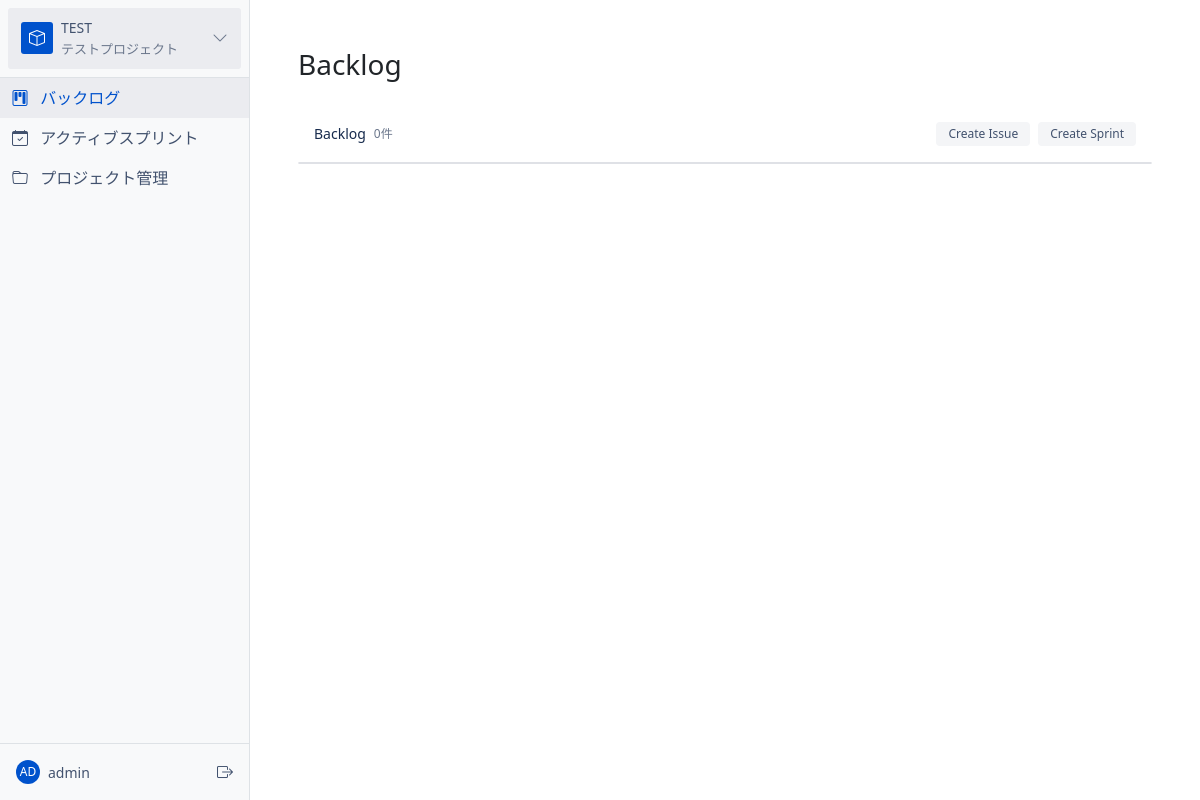
The app's page /backlog/2 (signed in) with its own data.
### app/models/project.py (models this page shows, shortened)
class Project(db.Model):
    __tablename__ = "projects"
    id = db.Column(db.Integer, primary_key=True)
    name = db.Column(db.String(100), nullable=False)
    key = db.Column(db.String(10), unique=True, nullable=False)
    description = db.Column(db.Text)
    status = db.Column(db.String(20), default='active')
    owner_id = db.Column(db.Integer, db.ForeignKey('users.id'), nullable=False)
    created_at = db.Column(db.DateTime, default=lambda: datetime.now(UTC))
    updated_at = db.Column(
        db.DateTime,
        default=lambda: datetime.now(UTC),
        onupdate=lambda: datetime.now(UTC)
    )
    owner = db.relationship('User', backref=db.backref('owned_projects', lazy=True))

### app/models/user.py (models this page shows, shortened)
class User(UserMixin, db.Model):
    __tablename__ = "users"
    id = db.Column(db.Integer, primary_key=True)
    username = db.Column(db.String(64), unique=True, nullable=False)
    email = db.Column(db.String(120), unique=True, nullable=False)
    first_name = db.Column(db.String(64))
    last_name = db.Column(db.String(64))
    avatar_color = db.Column(db.String(7))  # 存储 HEX 颜色代码，如 #FF0000
    password_hash = db.Column(db.String(128))
    is_active = db.Column(db.Boolean, default=True)
    created_at = db.Column(db.DateTime, default=datetime.utcnow)
    last_login = db.Column(db.DateTime)

### app/views/backlog.py (the view)
@bp.route("/backlog")
@bp.route("/backlog/<int:project_id>")
@login_required
def index(project_id=None):
    try:
        logger.info(f"User {current_user.username} accessing backlog page")
        projects = Project.query.all()
        current_project = None
        users = User.query.filter_by(is_active=True).all()
        logger.debug(f"Found {len(users)} active users")
        if project_id:
            current_project = Project.query.get_or_404(project_id)
            logger.info(f"Viewing backlog for project: {current_project.name} (ID: {project_id})")
        elif projects:
            current_project = projects[0]
            logger.info(f"No project specified, defaulting to: {current_project.name} (ID: {current_project.id})")
        sprints = []
        backlog_stories = []
        active_sprint = None
        if current_project:
            active_sprint = Sprint.query.filter_by(
                project_id=current_project.id,
                status='active'
            ).first()
            if active_sprint:
                logger.info(f"Found active sprint: {active_sprint.name} (ID: {active_sprint.id})")
            sprints = Sprint.query.filter_by(
                project_id=current_project.id
            ).order_by(
                Sprint.name.asc()  # Sprint 1, Sprint 2, ... の順
            ).all()
            logger.debug(f"Found {len(sprints)} sprints for project {current_project.name}")
            backlog_stories = Story.query.filter_by(
                project_id=current_project.id,
                sprint_id=None
            ).order_by(Story.priority.desc()).all()
            logger.debug(f"Found {len(backlog_stories)} stories in backlog")
        else:
            logger.info("No projects found")
        return render_template("backlog/index.html",
                             projects=projects,
                             current_project=current_project,
                             sprints=sprints,
                             active_sprint=active_sprint,
                             backlog_stories=backlog_stories,
                             users=users)
    except Exception as e:
        logger.error(f"Error in backlog index view: {str(e)}", exc_info=True)
        return jsonify({'error': str(e)}), 500

### app/models/user.py (called while the page is built)
@login_manager.user_loader
def load_user(id):
    return db.session.get(User, int(id))

### app/templates/backlog/index.html (shortened to what this page needs)
{% extends "base.html" %}
{% block content %}
<div class="d-flex">
    <div class="flex-grow-1 main-content">
        <div class="container-fluid p-4">
            {% if current_project %}
            <div class="row mb-4">
                <div class="col">
                    <h3>Backlog</h3>
                </div>
            </div>
            <div class="backlog-section">
                <div class="backlog-header">
                    <div class="d-flex align-items-center">
                        <span>Backlog</span>
                        <span class="backlog-info ms-2">{{ backlog_stories|length }}件</span>
                    </div>
                    <div class="d-flex gap-2">
                        <button class="btn btn-sprint" data-bs-toggle="modal" data-bs-target="#createStoryModal">
                            Create Issue
                        </button>
                        <button class="btn btn-sprint" data-bs-toggle="modal" data-bs-target="#createSprintModal">
                            Create Sprint
                        </button>
                    </div>
                </div>
                <div class="story-list">
                </div>
            </div>
            {% else %}
            <div class="alert alert-warning">
                プロジェクトが選択されていません
            </div>
            {% endif %}
        </div>
    </div>
</div>
{% endblock %}
{% block extra_css %}
<link rel="stylesheet" href="https://cdn.jsdelivr.net/npm/bootstrap-icons@1.7.2/font/bootstrap-icons.css">
{% endblock %}

### app/templates/base.html (shortened to what this page needs)
<!DOCTYPE html>
<html lang="ja">
<head>
    <link href="https://cdn.jsdelivr.net/npm/bootstrap@5.1.3/dist/css/bootstrap.min.css" rel="stylesheet">
    <link rel="stylesheet" href="https://cdn.jsdelivr.net/npm/bootstrap-icons@1.11.2/font/bootstrap-icons.css">
    {% block extra_css %}{% endblock %}
</head>
<body{% if request.endpoint == 'auth.login' %} class="login-page"{% endif %}>
    <div class="main-container">
        {% if not request.endpoint == 'auth.login' %}
        <div class="sidebar">
            <div class="p-3 border-bottom">
                <div class="project-selector" onclick="toggleProjectDropdown()">
                    {% if current_project %}
                    <div class="current-project">
                        <div class="project-icon">
                            <i class="bi bi-box"></i>
                        </div>
                        <div class="project-info">
                            <div class="project-key">{{ current_project.key }}</div>
                            <div class="project-name">{{ current_project.name }}</div>
                        </div>
                        <i class="bi bi-chevron-down ms-auto"></i>
                    </div>
                    {% endif %}
                </div>
            </div>
            <div class="list-group list-group-flush flex-grow-1">
                <a href="{{ url_for('backlog.index') }}{% if current_project %}/{{ current_project.id }}{% endif %}"
                   class="list-group-item list-group-item-action {% if request.endpoint == 'backlog.index' %}active{% endif %}">
                    <i class="bi bi-kanban"></i> バックログ
                </a>
                <a href="{{ url_for('kanban.index') }}{% if current_project %}/{{ current_project.id }}{% endif %}"
                   class="list-group-item list-group-item-action {% if request.endpoint == 'kanban.index' %}active{% endif %}">
                    <i class="bi bi-calendar-check"></i> アクティブスプリント
                </a>
                <a href="{{ url_for('project.index') }}{% if current_project %}/{{ current_project.id }}{% endif %}"
                   class="list-group-item list-group-item-action {% if request.endpoint == 'project.index' %}active{% endif %}">
                    <i class="bi bi-folder"></i> プロジェクト管理
                </a>
            </div>
            <div class="user-section border-top">
                <div class="user-info p-3">
                    <div class="d-flex align-items-center justify-content-between">
                        {% if current_user.is_authenticated %}
                        <div class="user-info-left">
                            <div class="user-avatar" style="background-color: {{ current_user.avatar_color }}">
                                {% if current_user.username|length >= 2 %}
                                    {{ current_user.username[:2].upper() }}
                                {% else %}
                                    {{ current_user.username[:1].upper() }}
                                {% endif %}
                            </div>
                            <div class="user-name">
                                {{ current_user.username }}
                            </div>
                        </div>
                        <a href="{{ url_for('auth.logout') }}" class="logout-link">
                            <i class="bi bi-box-arrow-right"></i>
                        </a>
                        {% endif %}
                    </div>
                </div>
            </div>
        </div>
        {% endif %}
        <div class="content-area">
            {% block content %}{% endblock %}
        </div>
    </div>
</body>
</html>

### app/templates/base.html (style rules this page uses)
body { height: 100vh; overflow: hidden; }
.main-container { height: 100vh; display: flex; }
.sidebar { width: 250px; height: 100vh; display: flex; flex-direction: column; flex-shrink: 0; background-color: #f8f9fa; border-right: 1px solid #dee2e6; }
.content-area { flex-grow: 1; height: 100vh; overflow-y: auto; padding: 1.5rem; }
.project-selector { cursor: pointer; padding: 8px 12px; border-radius: 3px; border: 1px solid transparent; transition: background-color 0.2s ease; background-color: #ebecf0; }
.current-project { display: flex; align-items: center; gap: 8px; padding: 0; }
.project-icon { width: 32px; height: 32px; display: flex; align-items: center; justify-content: center; background-color: #0052CC; border-radius: 3px; color: white; font-size: 16px; }
.project-info { flex: 1; min-width: 0; }
.project-key { font-size: 14px; font-weight: 500; color: #42526E; margin-bottom: 2px; }
.project-name { font-size: 13px; color: #6B778C; white-space: nowrap; overflow: hidden; text-overflow: ellipsis; }
.p-3.border-bottom { position: relative; z-index: 100; padding: 8px !important; }
.bi-chevron-down { transition: transform 0.2s ease; color: #6B778C; font-size: 16px; margin-left: 8px; }
.list-group-item-action { color: #42526E; background: transparent; border: none; padding: 8px 12px; transition: color 0.2s ease; }
.list-group-item-action.active { color: #0052CC; background-color: #ebecf0; border: none; }
.list-group-item-action i { margin-right: 8px; font-size: 16px; }
.user-section { margin-top: auto; background-color: #f8f9fa; }
.user-info { color: #42526E; padding: 12px 16px; }
.user-info-left { display: flex; align-items: center; }
.user-avatar { width: 32px; height: 32px; border-radius: 50%; background-color: #0052CC; color: white; display: flex; align-items: center; justify-content: center; font-size: 14px; font-weight: 500; }
.user-name { font-size: 14px; font-weight: 500; margin-left: 8px; }
.logout-link { color: #42526E; text-decoration: none; font-size: 16px; }

### app/templates/backlog/index.html (style rules this page uses)
.sprint-header, .backlog-header { padding: 8px 16px; background-color: transparent; }
.story-list { min-height: 2px; padding: 0; border: 1px solid #dfe1e6; border-radius: 3px; background-color: #fff; }
.btn-sprint { color: #42526E; background-color: #F4F5F7; border: none; font-size: 12px; padding: 6px 12px; font-weight: 500; line-height: 1; }
.main-content { background-color: #ffffff; }
.sprint-header, .backlog-header { margin-bottom: 8px; }
.backlog-section { margin-top: 24px; }
.backlog-header { font-size: 14px; font-weight: 500; color: #172B4D; margin-bottom: 8px; display: flex; align-items: center; justify-content: space-between; }
.backlog-info { color: #6B778C; font-size: 12px; }
.user-avatar { width: 24px; height: 24px; border-radius: 50%; color: white; display: flex; align-items: center; justify-content: center; font-size: 12px; font-weight: 500; }

### records on screen
Project: key "TEST", name "テストプロジェクト"
User: username "AD", username "admin"

### other values on screen
{{ backlog_stories|length }} "0"
